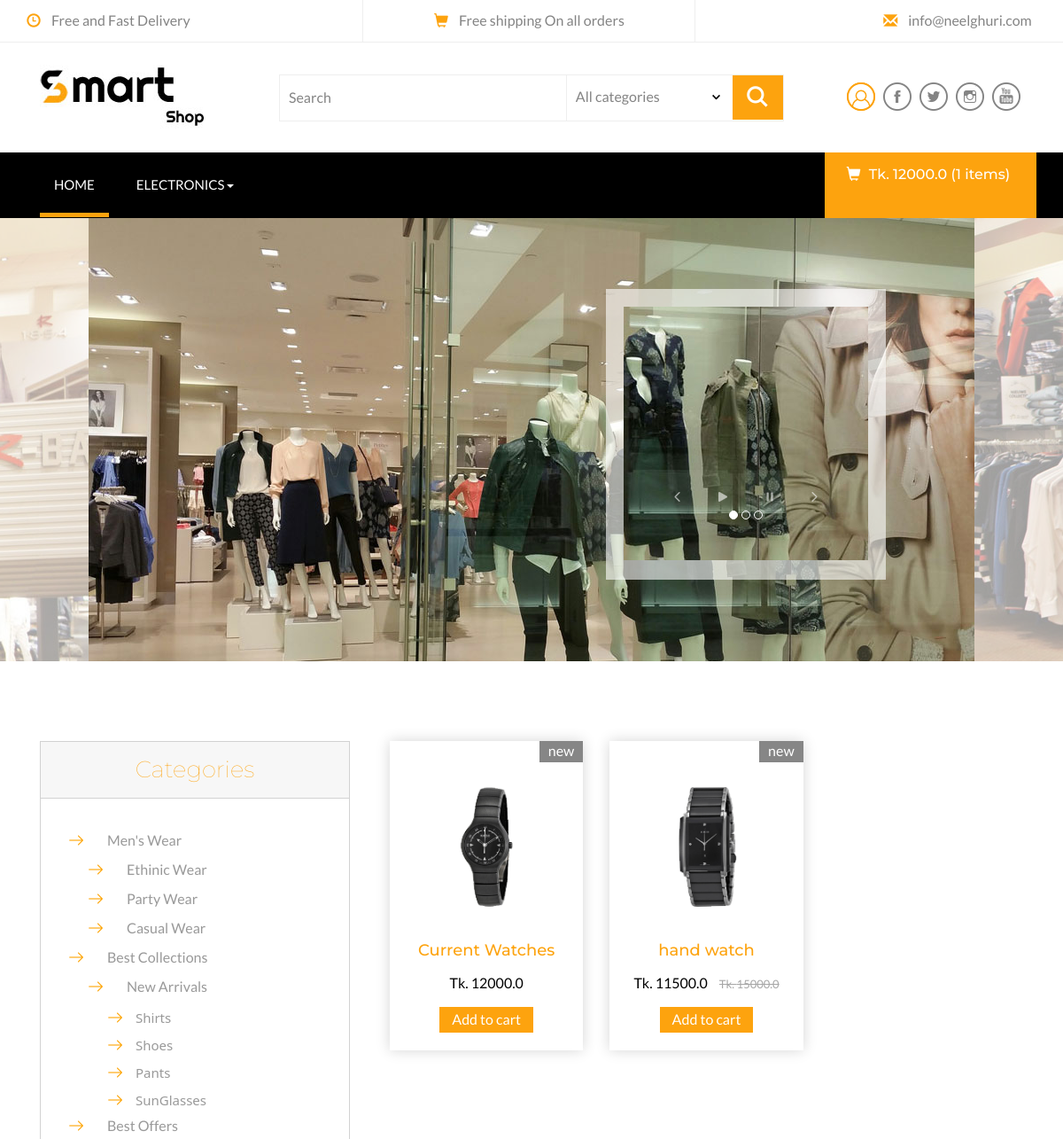
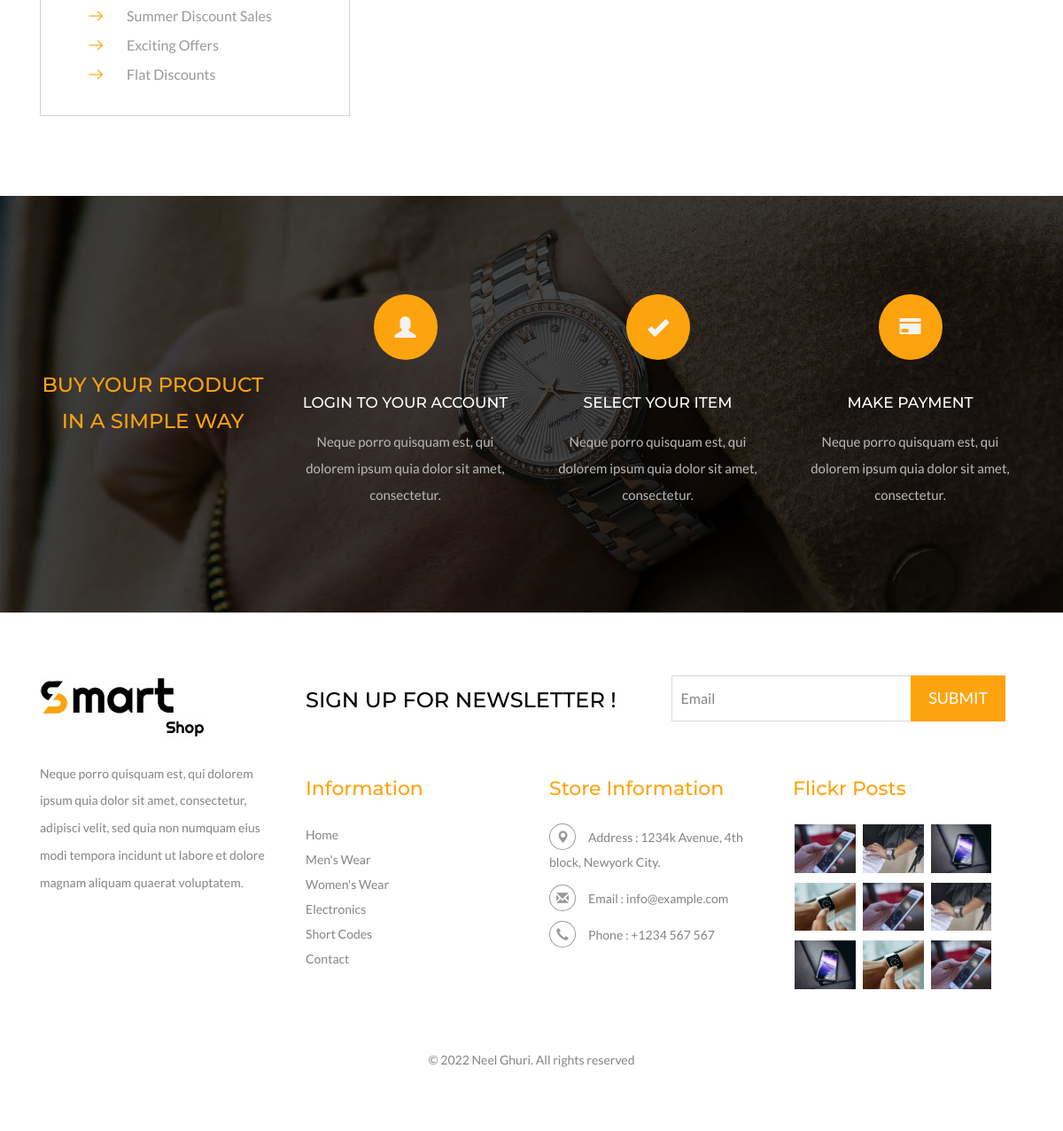
The app's page / (signed in) with its own data (2 pictures, top to bottom).
### store/models.py (models this page shows, shortened)
class Category(models.Model):
    name=models.CharField(max_length=50,blank=False,null=False)
    image = models.ImageField(upload_to='category',blank=True,null=True)
    parent=models.ForeignKey("self",related_name="children", on_delete=models.CASCADE,max_length=50,blank=True,null=True)
    createddate=models.DateField(auto_now_add=True)
    class Meta:
        ordering=['-createddate']
        verbose_name_plural="Categories"

class Product(models.Model):
    name = models.CharField(max_length=250,blank=False,null=False)
    category=models.ForeignKey(Category, related_name="category", on_delete=models.CASCADE)
    preview_desc = models.CharField(max_length=255,verbose_name="Sort decription")
    description = models.TextField(max_length=1000,verbose_name="Decription")
    images=models.ImageField(upload_to='products', blank=False,null=False)
    price = models.FloatField()
    old_price=models.FloatField(default=0.00,blank=True,null=True)
    is_stock=models.BooleanField(default=True)
    slug=models.SlugField(unique=True)
    createdate=models.DateTimeField(auto_now_add=True)
    class Meta:
        ordering=['-createdate']
    def get_product_url(self):
        return reverse('store:product-details', kwargs={'slug':self.slug})

class VariationValue(models.Model):
    variation= models.CharField(max_length=50, choices=VARIATIONS_TYPE)
    name=models.CharField(max_length=50)
    product=models.ForeignKey(Product, on_delete=models.CASCADE)
    price=models.IntegerField()
    createdate=models.DateTimeField(auto_now_add=False)
    objects=VariationsManager()

### order/models.py (models this page shows, shortened)
class Order(models.Model):
    PAYMENT_METHOD=(
        ('Cash on Delivery','Cash on Delivery'),
        ('PayPal','PayPal'),
        ('SSLcommerz','SSLcommerz'),
    )
    user = models.ForeignKey(User, on_delete=models.CASCADE)
    orderitems= models.ManyToManyField(Cart)
    ordered=models.BooleanField(default=False)
    created=models.DateField(auto_now_add=True)
    paymentId=models.CharField(max_length=250,blank=True,null=True)
    orderId=models.CharField(max_length=250,blank=True,null=True)
    payment_method=models.CharField(max_length=30,choices=PAYMENT_METHOD,default='Cash on Delivery')
    def get_totals(self):
        total=0
        for order_item in self.orderitems.all():
            if order_item.variation_total():
                total+= float(order_item.variation_total())
            elif order_item.variationPriceOfSingleProduct():
                total+= float(order_item.variationPriceOfSingleProduct())
            else:
                total += float(order_item.get_total())
        return total

class Cart(models.Model):
    user = models.ForeignKey(User, related_name='cart', on_delete=models.CASCADE)
    item=models.ForeignKey(Product, on_delete=models.CASCADE)
    quantity=models.IntegerField(default=1)
    size=models.CharField(max_length=50,blank=True,null=True)
    color=models.CharField(max_length=100,blank=True,null=True)
    purchased=models.BooleanField(default= False)
    createdate=models.DateField(auto_now_add=True)
    updatedate=models.DateField(auto_now=True)
    def get_total(self):
        total=self.item.price*self.quantity
        float_total= format(total,'0.2f')
        return float_total
    def variationPriceOfSingleProduct(self):
        sizes=VariationValue.objects.filter(variation='size',product=self.item)
        colors=VariationValue.objects.filter(variation='color',product=self.item)
        for size in sizes:
            if colors.exists():
                color_price=0
                for color in colors:
                    if color.name==self.color:
                        color_price = color.price
                if size.name==self.size:
                    total=size.price + color_price
                    net_total=total
                    float_total=format(net_total,'0.2f')
                    return float_total
            else:
                if size.name==self.size:
                    total=size.price
                    float_total=format(total,'0.2f')
                    return float_total
    def variation_total(self):
        sizes=VariationValue.objects.filter(variation='size',product=self.item)
        colors=VariationValue.objects.filter(variation='color',product=self.item)
        for size in sizes:
            if colors.exists():
                color_qt_price=0
                for color in colors:
                    if color.name==self.color:
                        color_price=color.price
                        color_qt_price=color_price*self.quantity
                if size.name == self.size:
                    total = size.price*self.quantity
                    net_total = total+color_qt_price
                    float_total=format(net_total,'0.2f')
                    return float_total
            else:
                if size.name==self.size:
                    total= size.price*self.quantity
                    float_total = format(total,'0.2f')
                    return float_total

### store/views.py (the view)
# urls.py: path('',views.ProductsList.as_view(),name='index'),
class ProductsList(ListView):
    model= Product
    template_name='frontend/index.html'
    context_object_name='products'

### templates/frontend/index.html (shortened to what this page needs)
{% extends 'base.html' %}
{% block main_cotents %}
<div class="banner-grid">
	<div id="visual">
		<div class="slide-visual">
			<ul class="slide-group">
				<li><img class="img-responsive" src="static/assets/images/ba1.jpg" alt="Dummy Image" /></li>
				<li><img class="img-responsive" src="static/assets/images/ba2.jpg" alt="Dummy Image" /></li>
				<li><img class="img-responsive" src="static/assets/images/ba3.jpg" alt="Dummy Image" /></li>
			</ul>
			<div class="script-wrap">
				<ul class="script-group">
					<li><div class="inner-script"><img class="img-responsive" src="static/assets/images/baa2.jpg" alt="Dummy Image" /></div></li>
				</ul>
				<div class="slide-controller">
					<a href="#" class="btn-prev"><img src="static/assets/images/btn_prev.png" alt="Prev Slide" /></a>
					<a href="#" class="btn-play"><img src="static/assets/images/btn_play.png" alt="Start Slide" /></a>
					<a href="#" class="btn-pause"><img src="static/assets/images/btn_pause.png" alt="Pause Slide" /></a>
					<a href="#" class="btn-next"><img src="static/assets/images/btn_next.png" alt="Next Slide" /></a>
				</div>
			</div>
		</div>
	</div>
</div>
<div class="men-wear">
	<div class="container">
		<div class="col-md-4 products-left">
			<div class="css-treeview">
				<h4>Categories</h4>
				<ul class="tree-list-pad">
					<li><input type="checkbox" checked="checked" id="item-0" /><label for="item-0">Men's Wear</label>
						<ul>
							<li><input type="checkbox" id="item-0-0" /><label for="item-0-0">Ethinic Wear</label>
							</li>
							<li><input type="checkbox"  id="item-0-1" /><label for="item-0-1">Party Wear</label>
							</li>
							<li><input type="checkbox"  id="item-0-2" /><label for="item-0-2">Casual Wear</label>
							</li>
						</ul>
					</li>
					<li><input type="checkbox" id="item-1" checked="checked" /><label for="item-1">Best Collections</label>
						<ul>
							<li><input type="checkbox" checked="checked" id="item-1-0" /><label for="item-1-0">New Arrivals</label>
								<ul>
									<li><a href="mens.html">Shirts</a></li>
									<li><a href="mens.html">Shoes</a></li>
									<li><a href="mens.html">Pants</a></li>
									<li><a href="mens.html">SunGlasses</a></li>
								</ul>
							</li>
						</ul>
					</li>
					<li><input type="checkbox" checked="checked" id="item-2" /><label for="item-2">Best Offers</label>
						<ul>
							<li><input type="checkbox"  id="item-2-0" /><label for="item-2-0">Summer Discount Sales</label>
							</li>
							<li><input type="checkbox" id="item-2-1" /><label for="item-2-1">Exciting Offers</label>
							</li>
							<li><input type="checkbox" id="item-2-2" /><label for="item-2-2">Flat Discounts</label>
							</li>
						</ul>
					</li>
				</ul>
			</div>
		</div>
		<div class="col-md-8 products-right" style="margin-top: -30px;">
			{% for product in products %}
			<div class="col-md-4 product-men yes-marg">
				<div class="men-pro-item simpleCart_shelfItem">
					<div class="men-thumb-item">
						<img src="{{product.images.url}}" alt="" class="pro-image-front">
							<span class="product-new-top">New</span>
					</div>
					<div class="item-info-product ">
						<h4><a href="{{product.get_product_url}}">{{product.name}}</a></h4>
						<div class="info-product-price" >
							<span class="item_price" style="font-size:16px">Tk. {{product.price}}</span>
							{% if product.old_price %}
							<del style="font-size:13px">Tk. {{product.old_price}}</del>
							{% endif %}
						</div>
						<a href="#" class="item_add single-item hvr-outline-out button2">Add to cart</a>
					</div>
				</div>
			</div>
			{% endfor %}
		</div>
		<div class="clearfix"></div>
	</div>
</div>
{% endblock %}

### templates/base.html (shortened to what this page needs)
<!DOCTYPE html>
<html>
<head>
{% load category %}
{% load cart_product %}
{% load static %}
<link href="{% static 'assets/css/bootstrap.css' %}" rel="stylesheet" type="text/css" media="all" />
<link rel="stylesheet" href="{% static 'assets/css/flexslider.css' %}" type="text/css" media="screen" />
<link href="{% static 'assets/css/style.css' %}" rel="stylesheet" type="text/css" media="all" />
<link href="{% static '/css/pignose.layerslider.css' %}" rel="stylesheet" type="text/css' %}" media="all" />
</head>
<body>
<div class="header">
	<div class="container">
		<ul>
			<li><span class="glyphicon glyphicon-time" aria-hidden="true"></span>Free and Fast Delivery</li>
			<li><span class="glyphicon glyphicon-shopping-cart" aria-hidden="true"></span>Free shipping On all orders</li>
			<li><span class="glyphicon glyphicon-envelope" aria-hidden="true"></span><a href="mailto:info@neelghuri.com">info@neelghuri.com</a></li>
		</ul>
	</div>
</div>
<div class="header-bot">
	<div class="container">
		<div class="col-md-3 header-left">
			<h1><a href="index.html"><img src="{% static 'assets/images/logo3.jpg' %}"></a></h1>
		</div>
		<div class="col-md-6 header-middle">
			<form>
				<div class="search">
					<input type="search" value="Search" onfocus="this.value = '';" onblur="if (this.value == '') {this.value = 'Search';}" required="">
				</div>
				<div class="section_room">
					<select id="country" onchange="change_country(this.value)" class="frm-field required">
						<option value="null">All categories</option>
					</select>
				</div>
				<div class="sear-sub">
					<input type="submit" value=" ">
				</div>
			</form>
		</div>
		<div class="col-md-3 header-right footer-bottom">
			<ul>
				<li><a href="#" class="use1" data-toggle="modal" data-target="#myModal4"><span>Login</span></a>
				</li>
				<li><a class="fb" href="#"></a></li>
				<li><a class="twi" href="#"></a></li>
				<li><a class="insta" href="#"></a></li>
				<li><a class="you" href="#"></a></li>
			</ul>
		</div>
	</div>
</div>
<div class="ban-top">
	<div class="container">
		<div class="top_nav_left">
			<nav class="navbar navbar-default">
			  <div class="container-fluid">
				<div class="collapse navbar-collapse menu--shylock" id="bs-example-navbar-collapse-1">
				  <ul class="nav navbar-nav menu__list">
					<li class="active menu__item menu__item--current"><a class="menu__link" href="index.html">Home <span class="sr-only">(current)</span></a></li>
					{% for cat in request.user|category %}
						{% if not cat.children.all %}
					<li class=" menu__item"><a class="menu__link" href="electronics.html">{{cat.name}}</a></li>
					{% else %}
					<li class="dropdown menu__item">
						<a href="#" class="dropdown-toggle menu__link" data-toggle="dropdown" role="button" aria-haspopup="true" aria-expanded="false">{{cat.name}}<span class="caret"></span></a>
					</li>
					{% endif%}
					{% endfor %}
				  </ul>
				</div>
			  </div>
			</nav>
		</div>
		<div class="top_nav_right">
			<div class="cart box_1">
					<a href="{% url 'order:cart' %}">
						{% if request.user.is_authenticated %}
						<h3> <div class="total">
								<i class="glyphicon glyphicon-shopping-cart" aria-hidden="true"></i>
								Tk. {{ request.user|cart_total}} ({{ request.user|cart_count}} items)
							</div>
						</h3>
						<p><a href="javascript:;" class="simpleCart_empty">&nbsp;</a></p>
						{% endif %}
					</a>
			</div>
		</div>
		<div class="clearfix"></div>
	</div>
</div>
{% block main_cotents %} {% endblock main_cotents %}
<div classs="coupons" style="background:url('{% static "assets/images/coupons.jpg"%}') no-repeat center;background-size:cover;min-height: 470px;padding-top:110px;">
	<div class="container">
		<div class="coupons-grids text-center">
			<div class="col-md-3 coupons-gd">
				<h3>Buy your product in a simple way</h3>
			</div>
			<div class="col-md-3 coupons-gd">
				<span class="glyphicon glyphicon-user" aria-hidden="true"></span>
				<h4>LOGIN TO YOUR ACCOUNT</h4>
				<p>Neque porro quisquam est, qui dolorem ipsum quia dolor
			sit amet, consectetur.</p>
			</div>
			<div class="col-md-3 coupons-gd">
				<span class="glyphicon glyphicon-ok" aria-hidden="true"></span>
				<h4>SELECT YOUR ITEM</h4>
				<p>Neque porro quisquam est, qui dolorem ipsum quia dolor
			sit amet, consectetur.</p>
			</div>
			<div class="col-md-3 coupons-gd">
				<span class="glyphicon glyphicon-credit-card" aria-hidden="true"></span>
				<h4>MAKE PAYMENT</h4>
				<p>Neque porro quisquam est, qui dolorem ipsum quia dolor
			sit amet, consectetur.</p>
			</div>
			<div class="clearfix"> </div>
		</div>
	</div>
</div>
<div class="footer">
	<div class="container">
		<div class="col-md-3 footer-left">
			<h2><a href="index.html"><img src="{% static 'assets/images/logo3.jpg' %}" alt=" " /></a></h2>
			<p>Neque porro quisquam est, qui dolorem ipsum quia dolor
			sit amet, consectetur, adipisci velit, sed quia non
			numquam eius modi tempora incidunt ut labore
			et dolore magnam aliquam quaerat voluptatem.</p>
		</div>
		<div class="col-md-9 footer-right">
			<div class="col-sm-6 newsleft">
				<h3>SIGN UP FOR NEWSLETTER !</h3>
			</div>
			<div class="col-sm-6 newsright">
				<form>
					<input type="text" value="Email" onfocus="this.value = '';" onblur="if (this.value == '') {this.value = 'Email';}" required="">
					<input type="submit" value="Submit">
				</form>
			</div>
			<div class="clearfix"></div>
			<div class="sign-grds">
				<div class="col-md-4 sign-gd">
					<h4>Information</h4>
					<ul>
						<li><a href="index.html">Home</a></li>
						<li><a href="mens.html">Men's Wear</a></li>
						<li><a href="womens.html">Women's Wear</a></li>
						<li><a href="electronics.html">Electronics</a></li>
						<li><a href="codes.html">Short Codes</a></li>
						<li><a href="contact.html">Contact</a></li>
					</ul>
				</div>
				<div class="col-md-4 sign-gd-two">
					<h4>Store Information</h4>
					<ul>
						<li><i class="glyphicon glyphicon-map-marker" aria-hidden="true"></i>Address : 1234k Avenue, 4th block, <span>Newyork City.</span></li>
						<li><i class="glyphicon glyphicon-envelope" aria-hidden="true"></i>Email : <a href="mailto:info@example.com">info@example.com</a></li>
						<li><i class="glyphicon glyphicon-earphone" aria-hidden="true"></i>Phone : +1234 567 567</li>
					</ul>
				</div>
				<div class="col-md-4 sign-gd flickr-post">
					<h4>Flickr Posts</h4>
					<ul>
						<li><a href="single.html"><img src="{% static 'assets/images/b15.jpg' %}" alt=" " class="img-responsive" /></a></li>
						<li><a href="single.html"><img src="{% static 'assets/images/b16.jpg' %}" alt=" " class="img-responsive" /></a></li>
						<li><a href="single.html"><img src="{% static 'assets/images/b17.jpg' %}" alt=" " class="img-responsive" /></a></li>
						<li><a href="single.html"><img src="{% static 'assets/images/b18.jpg' %}" alt=" " class="img-responsive" /></a></li>
						<li><a href="single.html"><img src="{% static 'assets/images/b15.jpg' %}" alt=" " class="img-responsive" /></a></li>
						<li><a href="single.html"><img src="{% static 'assets/images/b16.jpg' %}" alt=" " class="img-responsive" /></a></li>
						<li><a href="single.html"><img src="{% static 'assets/images/b17.jpg' %}" alt=" " class="img-responsive" /></a></li>
						<li><a href="single.html"><img src="{% static 'assets/images/b18.jpg' %}" alt=" " class="img-responsive" /></a></li>
						<li><a href="single.html"><img src="{% static 'assets/images/b15.jpg' %}" alt=" " class="img-responsive" /></a></li>
					</ul>
				</div>
				<div class="clearfix"></div>
			</div>
		</div>
		<div class="clearfix"></div>
		<p class="copy-right">&copy 2022 Neel Ghuri. All rights reserved</p>
	</div>
</div>
</body>
</html>

### records on screen
Category: name "ELECTRONICS"
Product: images (picture), name "Current Watches", price "12000.0"
Product: images (picture), name "hand watch", price "11500.0", old_price "15000.0"

### other values on screen
{{ request.user|cart_total }} "12000.0"
{{ request.user|cart_count }} "1"
